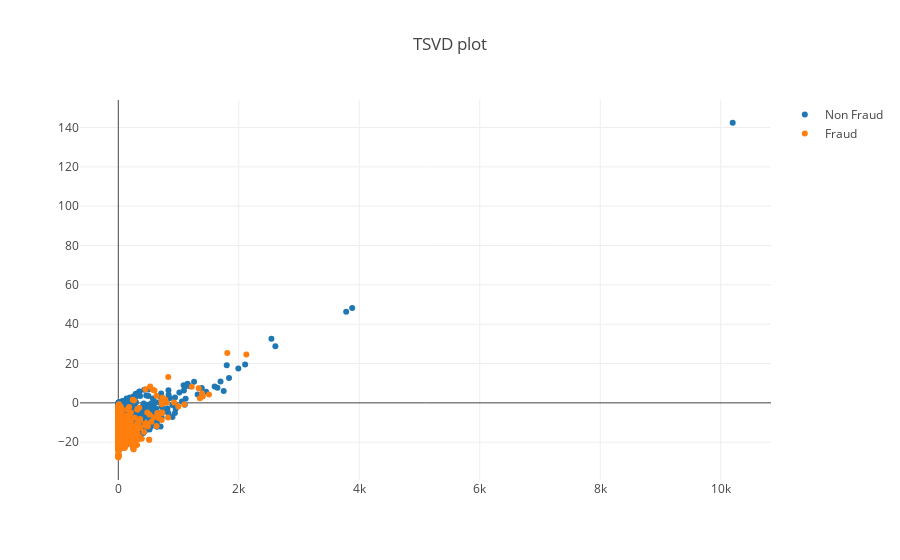

Notebook code cell kept with this figure:
### Code cell
plot_scatter(new_df, y, mode='TSVD', fname='tsvd1.png')

### Figure 1 — Plotly figure (JSON) as saved in the notebook; plotly's stock layout.template omitted (floating-point values rounded to 4 significant figures; data arrays with more than 128 entries replaced by an {"elided": "..."} marker saying what was removed)
{"data": [{"mode": "markers", "name": "Non Fraud", "showlegend": true, "type": "scatter", "uid": "d50f49dc-671d-4038-95db-a13044a0cfe5", "x": {"elided": "3000 float values"}, "y": {"elided": "3000 float values"}}, {"mode": "markers", "name": "Fraud", "showlegend": true, "type": "scatter", "uid": "45008ab3-38f1-4d10-9272-38a471577661", "x": {"elided": "492 float values"}, "y": {"elided": "492 float values"}}], "layout": {"title": {"text": "TSVD plot"}}}
